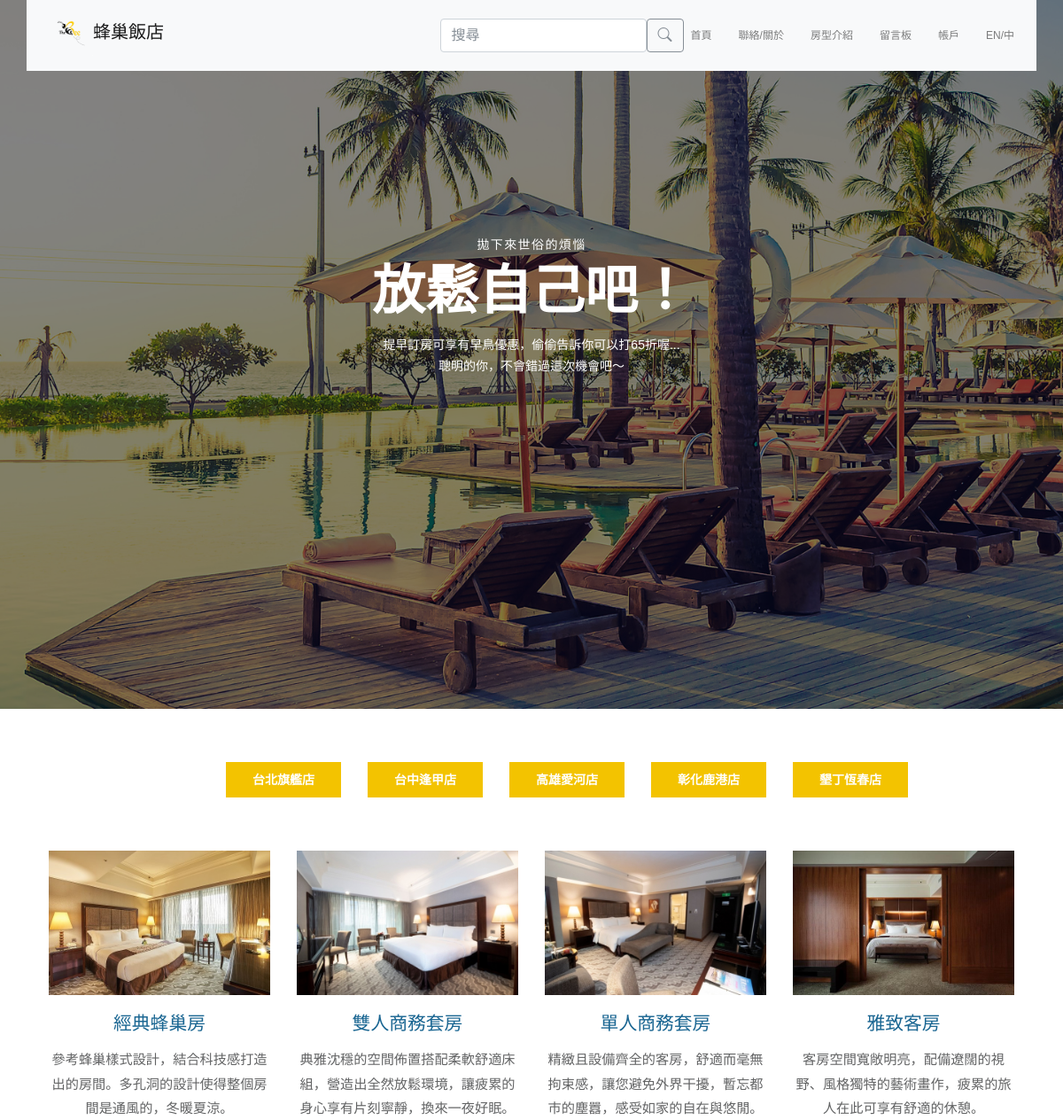
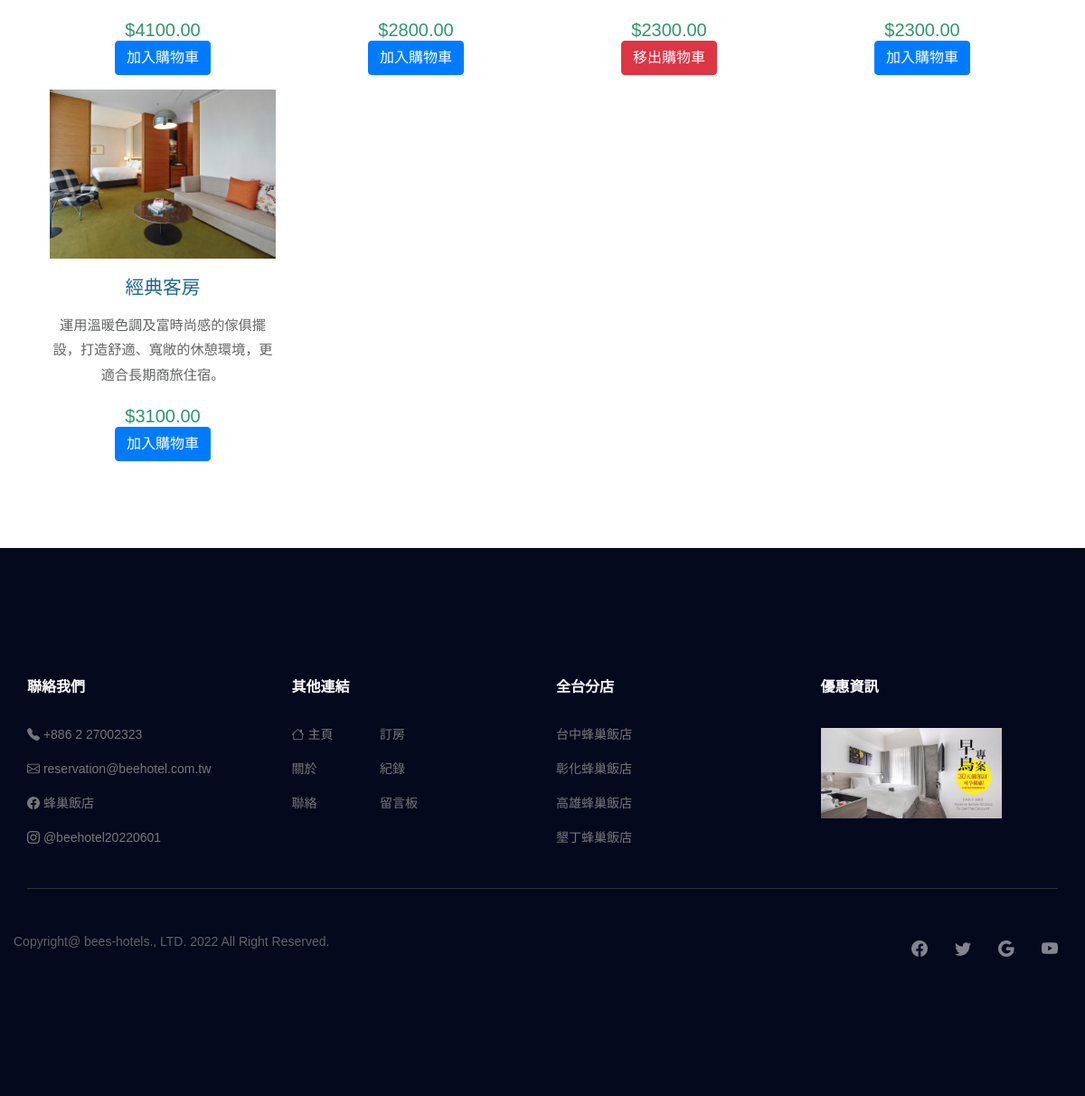
The page /book.php (signed in) on the database its author committed (2 pictures, top to bottom).
### tables this page shows
CREATE TABLE `product` (
  `pno` int(11) NOT NULL,
  `pname` varchar(30) NOT NULL,
  `description` varchar(100) NOT NULL,
  `file_type` varchar(20) NOT NULL,
  `unitprice` decimal(10,2) NOT NULL,
  `category` varchar(20) NOT NULL
);

### book.php (the view, shortened to what this page needs)
<!DOCTYPE html>
<html lang="en">
<?php
    if(isset($_POST['require_category']))
    {
        $category = $_POST['require_category'];
    }
    else {
        $category = '台北旗艦店';
    }
    $items = "";
    $items .= '<div id="tm-gallery-page-' . $category . '" class="tm-gallery-page">';
    $link = mysqli_connect("localhost","root","root123456");
    mysqli_select_db($link, "beehotel");
    mysqli_query($link, "SET NAMES UTF8");
    if($result = mysqli_query($link,"SELECT * FROM product WHERE category = '$category'"))
    {
        $bought_items = array();
        if(isset($_SESSION['account'])) {
            $link = mysqli_connect("localhost","root","root123456");
            mysqli_select_db($link, "beehotel");
            mysqli_query($link, "SET NAMES UTF8");
            $id_of_account = $_SESSION['account_id'];
            if($cart_result = mysqli_query($link,"SELECT * FROM cart WHERE account_id = $id_of_account")) {
                while ($cart_item = mysqli_fetch_assoc($cart_result)) {
                    array_push($bought_items,$cart_item['pno']);
                }
            }
        }
        while($room = mysqli_fetch_assoc($result)) {
            $pno = $room['pno'];
            $pname = $room['pname'];
            $description = $room['description'];
            $file_type = $room['file_type'];
            $unitprice = $room['unitprice'];
            $cart_operation='';
            $status_of_item='';
            $text_of_item='';
            if(isset($_SESSION['account'])) {
                if(sizeof($bought_items)!=0){
                    for($i=0;$i<sizeof($bought_items);$i++) {
                    if($pno==$bought_items[$i])
                    {
                        $status_of_item = 'btn-danger';
                        $text_of_item = '移出';
                        $cart_operation = 'remove';
                        break;
                    }
                    else {
                        $status_of_item = 'btn-primary';
                        $text_of_item = '加入';
                        $cart_operation = 'add';
                    }
                }
                }else{
                    $status_of_item = 'btn-primary';
                    $text_of_item = '加入';
                    $cart_operation = 'add';
                }
            }
            else {
                $status_of_item = 'btn-primary';
                $text_of_item = '加入';
                $cart_operation = 'add';
            }
            $item="";
            $item .= '
            <article class="col-lg-3 col-md-4 col-sm-6 col-12 tm-gallery-item">' .
                '<figure>'.
                    '<a href="./product.php">'.
                        '<img src="images/product/' . $file_type .
                        '" alt="Image" class="img-fluid tm-gallery-img" />'.
                    '</a>'.
                    '<figcaption style="text-align: center;">'.
                        '<h4 class="tm-gallery-title">'.
                            $pname.
                        '</h4>'.
                        '<p class="tm-gallery-description">'.
                            $description.
                        '</p>'.
                        '<section class="tm-gallery-price">$'.
                            $unitprice.
                        '</section>'.
                        '<form action="" method="post" >'.
                            '<input type="hidden" name="cart_operation" value="'.$cart_operation.'">'.
                            '<input type="hidden" name="cart_item_id" value="'.$pno.'">'.
                            '<button id="p'. $pno .'" class="btn '. $status_of_item .'" type = submit>'.
                                $text_of_item .'購物車' .
                            '</button>'.
                        '</form>'.
                    '</figcaption>'.
                '</figure>'.
            '</article>';
            $items .= $item;
        }
    }
    $items .= '</div>';
?>
<head>
    <link href="css/book.css" rel="stylesheet" />
    <?php include("import.php") ?>
</head>
<body>
    <?php include("nav.php") ?>
    <section class="banner_area">
        <div class="booking_table d_flex align-items-center">
            <div class="overlay bg-parallax" data-stellar-ratio="0.9" data-stellar-vertical-offset="0"
                data-background=""></div>
            <div class="container">
                <div class="banner_content text-center">
                    <h6>拋下來世俗的煩惱</h6>
                    <h2>放鬆自己吧！</h2>
                    <p>提早訂房可享有早鳥優惠，偷偷告訴你可以打65折喔...<br>聰明的你，不會錯過這次機會吧～</p>
                </div>
            </div>
        </div>
    </section>
    <section style="padding: 5% 20%; display:flex;">
        <span  class="col col-sm"><form action="" method="post" ><input type="hidden" name='require_category' value="台北旗艦店"><input type="submit" class="btn theme_btn button_hover" value = "台北旗艦店"></form></span>
        <span  class="col col-sm"><form action="" method="post" ><input type="hidden" name='require_category' value="台中逢甲店"><input type="submit" class="btn theme_btn button_hover" value = "台中逢甲店"></form></span>
        <span  class="col col-sm"><form action="" method="post" ><input type="hidden" name='require_category' value="高雄愛河店"><input type="submit" class="btn theme_btn button_hover" value = "高雄愛河店"></form></span>
        <span  class="col col-sm"><form action="" method="post" ><input type="hidden" name='require_category' value="彰化鹿港店"><input type="submit" class="btn theme_btn button_hover" value = "彰化鹿港店"></form></span>
        <span  class="col col-sm"><form action="" method="post" ><input type="hidden" name='require_category' value="墾丁恆春店"><input type="submit" class="btn theme_btn button_hover" value = "墾丁恆春店"></form></span>
    </section>
    <div class="row tm-gallery">
        <?php echo $items; ?>
    </div>
    <?php include("footer.php") ?>
</body>
</html>

### css/book.css (style rules this page uses)
ul, nav, body, h1, h2, h4, h6, p, figure { margin: 0; padding: 0; }
a, button { transition: all 0.3s ease; }
html { box-sizing: border-box; -ms-overflow-style: scrollbar; }
*, *::before, *::after { box-sizing: inherit; }
.row { display: -ms-flexbox; display: flex; -ms-flex-wrap: wrap; flex-wrap: wrap; margin-left: -15px; margin-right: -15px; }
.col-lg-3, .col-lg-4, .col-lg-6, .col-md-4, .col-md-6, .col-sm-6, .col-12 { position: relative; width: 100%; padding-right: 15px; padding-left: 15px; }
.col-12 { -ms-flex: 0 0 100%; flex: 0 0 100%; max-width: 100%; }
@media (min-width: 576px) { .col-sm-6 { -ms-flex: 0 0 50%; flex: 0 0 50%; max-width: 50%; } }
@media (min-width: 768px) { .col-md-4 { -ms-flex: 0 0 33.333333%; flex: 0 0 33.333333%; max-width: 33.333333%; } }
@media (min-width: 992px) { .col-lg-3 { -ms-flex: 0 0 25%; flex: 0 0 25%; max-width: 25%; } }
.text-center { text-align: center; }
.img-fluid { max-width: 100%; height: auto; }
body { font-family: 'Open Sans', Arial, sans-serif; font-size: 17px; background-color: #ccc; overflow-x: hidden; }
p, address { color: #626364; line-height: 1.8; }
.tm-gallery { margin-bottom: 80px; }
.tm-gallery-page { max-width: 280px; margin-left: auto; margin-right: auto; display: -ms-flexbox; display: flex; -ms-flex-wrap: wrap; flex-wrap: wrap; }
.tm-gallery-description { font-size: 0.95rem; }
@media (min-width: 576px) { .tm-gallery-page { max-width: 560px; } }
@media (min-width: 768px) { .tm-gallery-page, .tm-section, .tm-container-inner, .tm-container-inner-2 { max-width: 840px; } }
@media (min-width: 992px) { .tm-gallery-page, .tm-section { max-width: 1120px; } }
.tm-gallery-item { max-width: 280px; }
.tm-gallery-img { margin-bottom: 20px; }
.tm-gallery-title { font-size: 1.3rem; font-weight: 400; color: #1A6692; margin-bottom: 15px; }
.tm-gallery-description { margin-bottom: 20px; }
.tm-gallery-price { font-size: 1.25rem; color: #2F956D; }

### css/style.css (style rules this page uses)
figure { height: fit-content; width:fit-content; }
a { text-decoration: none; -webkit-transition: all 0.3s ease-in-out; -o-transition: all 0.3s ease-in-out; transition: all 0.3s ease-in-out; }
body { line-height: 24px; font-size: 14px; font-family: "Poppins", sans-serif; font-weight: 300; color: #777777; }
section { background: #fff; }
h1, h2, h3, h4, h5, h6 { font-family: "Poppins", sans-serif; font-weight: 600; }
@media (min-width: 1200px) { .container { max-width: 1170px; } }
.d_flex { display: -webkit-box; display: -ms-flexbox; display: flex; }
.theme_btn { font-size: 14px; line-height: 30px; text-transform: uppercase; color: #fff; font-weight: 600; background: #f3c300; padding: 5px 30px; }
.theme_btn:before { background: #f8b100; }
.button_hover { border-radius: 0px; position: relative; z-index: 1; -webkit-transition: all 0.3s linear; -o-transition: all 0.3s linear; transition: all 0.3s linear; overflow: hidden; border: 0px; display: inline-block; text-align: center; }
.button_hover:before { content: ""; width: 100%; height: 100%; left: 0; top: 0; position: absolute; -webkit-transform: translateX(-100%); -ms-transform: translateX(-100%); transform: translateX(-100%); z-index: -1; background: #f8b100; -webkit-transition: all 0.3s linear; -o-transition: all 0.3s linear; transition: all 0.3s linear; opacity: 0; }
.banner_area { background: #04091e; position: relative; z-index: 1; }
.banner_area .bg-parallax { background: url("../images/banner_bg.jpg") no-repeat scroll center 0/cover; opacity: 0.50; }
.booking_table { position: relative; overflow: hidden; width: 100%; min-height: 800px; }
.overlay { position: absolute; left: 0; right: 0; top: 0; height: 125%; bottom: 0; z-index: -1; }
.banner_content { color: #fff; margin-bottom: 94px; }
.banner_content h6 { font-size: 14px; line-height: 30px; text-transform: uppercase; letter-spacing: 1.4px; font-weight: 400; }
.banner_content h2 { font-size: 60px; line-height: 60px; font-weight: 700; }
.banner_content p { font-weight: 300; font-size: 14px; line-height: 24px; padding: 10px 0px 20px; color: #fff; }

### rows shown on the page
product: file_type (picture), pname "經典蜂巢房", description "參考蜂巢樣式設計，結合科技感打造出的房間。多孔洞的設計使得整個房間是通風的，冬暖夏涼。", unitprice "4100.00", pno "加入"
product: file_type (picture), pname "雙人商務套房", description "典雅沈穩的空間佈置搭配柔軟舒適床組，營造出全然放鬆環境，讓疲累的身心享有片刻寧靜，換來一夜好眠。", unitprice "2800.00", pno "加入"
product: file_type (picture), pname "單人商務套房", description "精緻且設備齊全的客房，舒適而毫無拘束感，讓您避免外界干擾，暫忘都市的塵囂，感受如家的自在與悠閒。", unitprice "2300.00", pno "移出"
product: file_type (picture), pname "雅致客房", description "客房空間寬敞明亮，配備遼闊的視野、風格獨特的藝術畫作，疲累的旅人在此可享有舒適的休憩。", unitprice "2300.00", pno "加入"
product: file_type (picture), pname "經典客房", description "運用溫暖色調及富時尚感的傢俱擺設，打造舒適、寬敞的休憩環境，更適合長期商旅住宿。", unitprice "3100.00", pno "加入"
